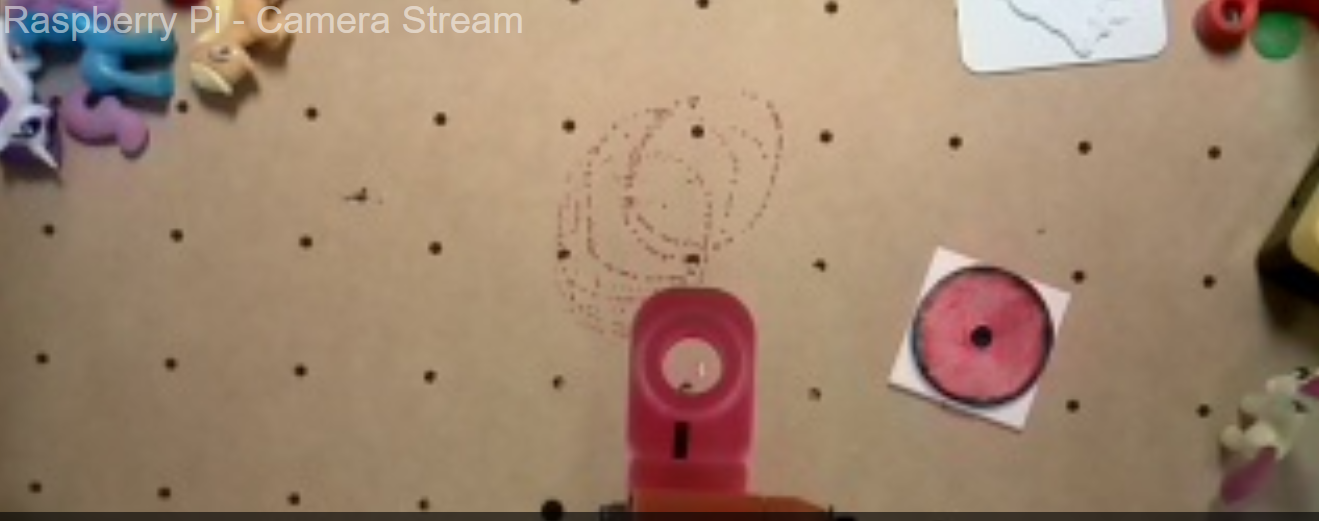
#> input picture circulo.png, 1319 x 521 px
$ python -i deteccion.py   (imports and definitions only)
#> lines starting #> are read from the running program, lines starting #| are printed output that depends on the picture; after the words box and inside, x2 and y2 are one past the last pixel; in counts of white or black regions, pixels touching at a corner belong together
#Aca hacer la deteccion de alguna imagen
import numpy as np
import cv2
import matplotlib as plt

class Detectar_figura():
    def __init__(self):
        pass


    def encontrar_centro(self, img):
        cx = 0
        cy = 0
        img_gray = cv2.cvtColor(img, cv2.COLOR_RGB2GRAY)
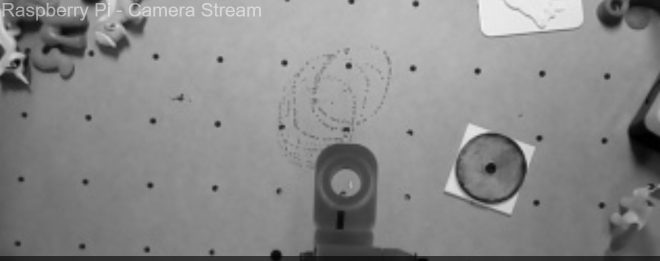
#> img_gray: shape (521, 1319) (shown at 1/2 size); min 0, max 244, mean 136.8

        # Filtrar con un Blur Gaussiano
        kernel = (11, 11)
        img_gaus = cv2.GaussianBlur(img_gray, kernel, 0)

        # Aplicar filtro Canny para detección de bordes
        img_canny = cv2.Canny(img_gaus, 10, 100)
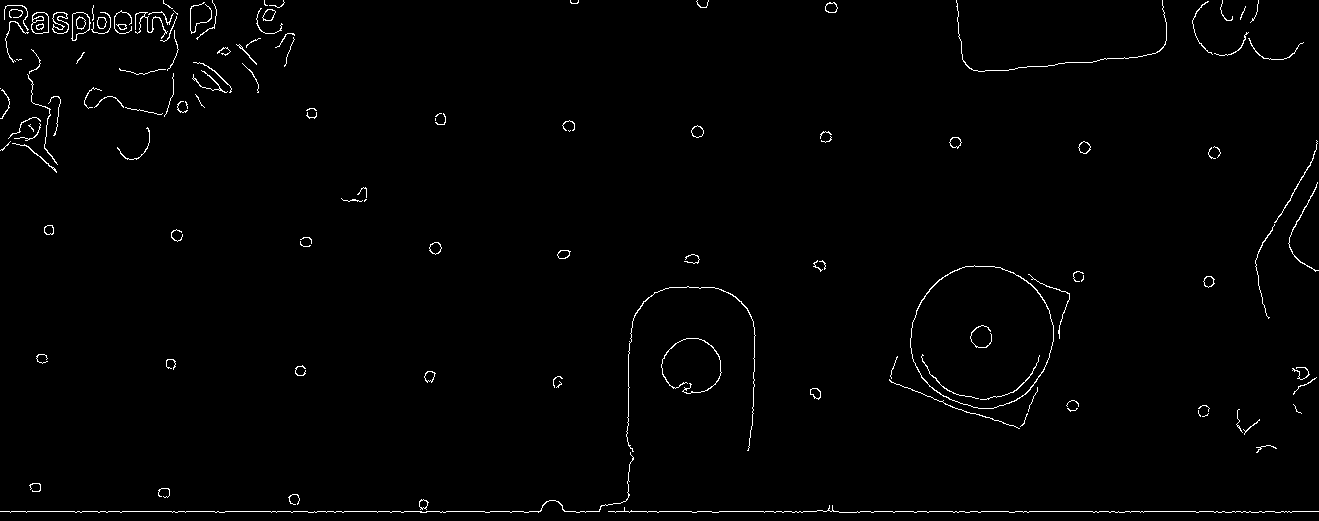
#> img_canny: shape (521, 1319); 1.2% white in thin lines or dots

        # Suavizar la imagen con erode y dilate
        img_filtered = cv2.dilate(img_canny, (2,2))
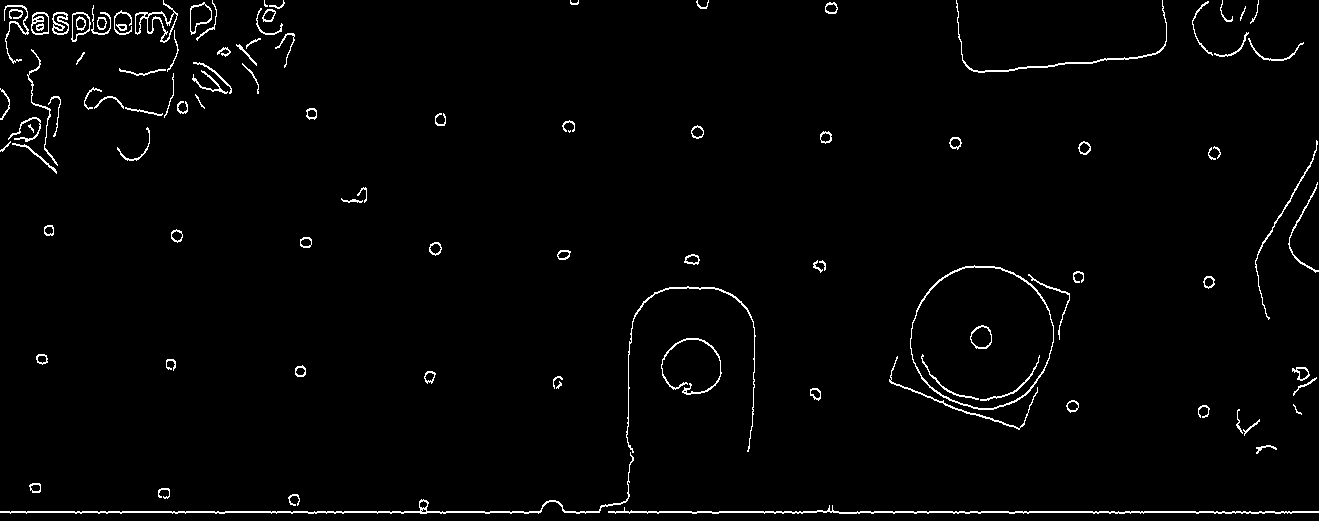
#> img_filtered: shape (521, 1319); 1.9% white in thin lines or dots
        img_filtered = cv2.erode(img_filtered, (2,2))
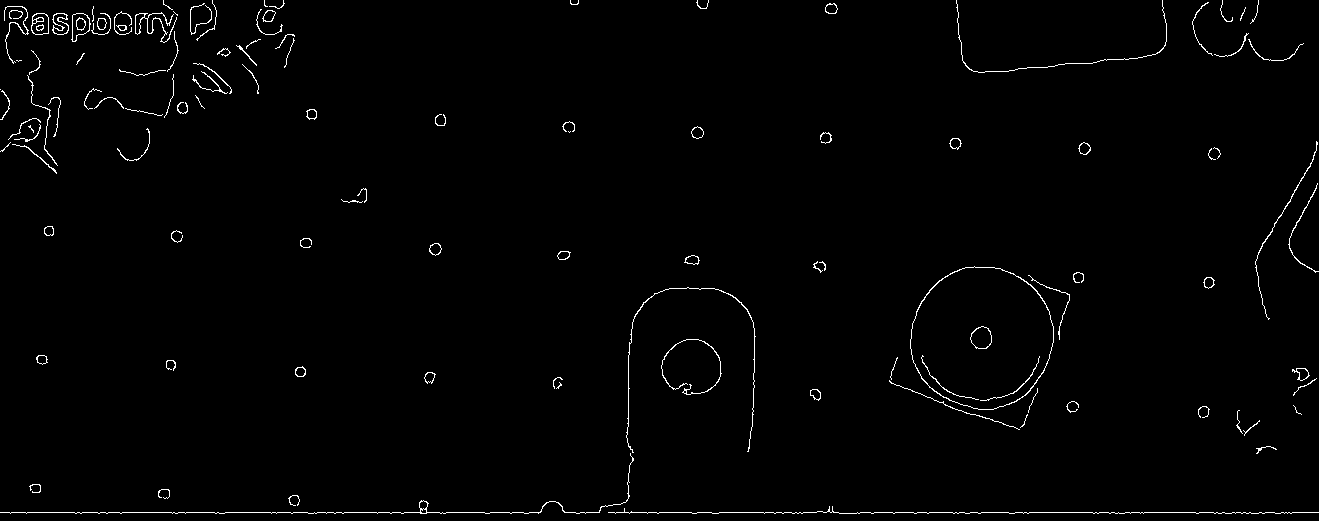
#> img_filtered: shape (521, 1319); 1.2% white in thin lines or dots

        #cv2.imshow("prueba", img_canny)

        # Encontrar contornos
        contours, hierarchy = cv2.findContours(img_filtered, cv2.RETR_EXTERNAL,cv2.CHAIN_APPROX_SIMPLE)
#> contours = 110 contours, 76 with area under 20; largest, box (x1, y1, x2, y2) and area: (910, 266, 1054, 410) 15886, (71, 13, 91, 42) 360, (31, 13, 49, 35) 322, (52, 13, 69, 35) 214, (135, 12, 177, 43) 148


        # Filtrar los contornos obtenidos para quedarse sólo con aquellos cuya área sea suficientemente grande (>1000px)
        contornos_buenos = []
        for c in contours:
            if cv2.contourArea(c) >= 1000:
                contornos_buenos.append(c)
#> this loop made 110 passes
#> c on pass 50: [[568, 131], [569, 132], [570, 131], [569, 132]]
#> after the loop, contornos_buenos = 1 contour; box (x1, y1, x2, y2) and area: (910, 266, 1054, 410) 15886

        contours = contornos_buenos
#> contours has the same summary as contornos_buenos

        cv2.drawContours(img, contours, -1, (0,0,255), 6)
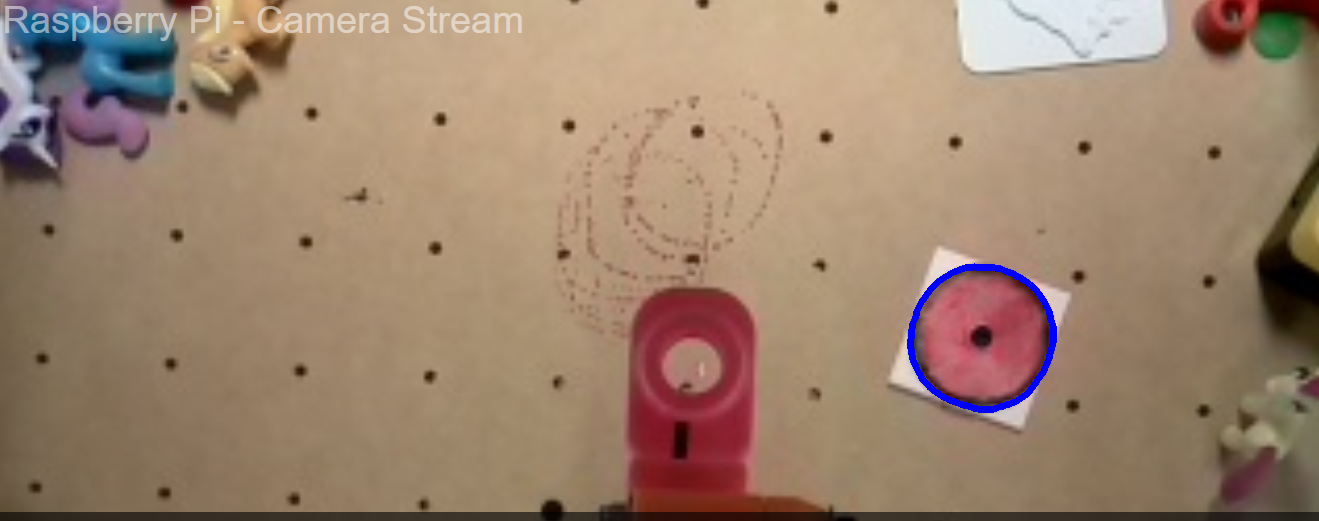
#> img: shape (521, 1319, 3); mean R, G, B 156.8, 131.1, 110.5
        for c in contours:
            #Sacamos el centro de la imagen
            M = cv2.moments(c)
            if M['m00'] != 0:
                #cx y cy es el centro y usamos esto pa mover al roboc?
                cx = int(M['m10'] / M['m00'])
                cy = int(M['m01'] / M['m00'])
                cv2.circle(img, (cx, cy),0,  (0,255,0), 5)
#> this loop made 1 pass
#> (cx, cy) on pass 1: (981, 337)
#> img: shape (521, 1319, 3); under 0.01% of pixels changed, all inside (x1, y1, x2, y2) = (978, 334, 985, 341)
        return cx, cy

>>> import cv2
>>> picture = cv2.cvtColor(cv2.imread('circulo.png'), cv2.COLOR_BGR2RGB)
>>> result = Detectar_figura().encontrar_centro(picture)
#> result = (981, 337)

$ run again, on cruz.png
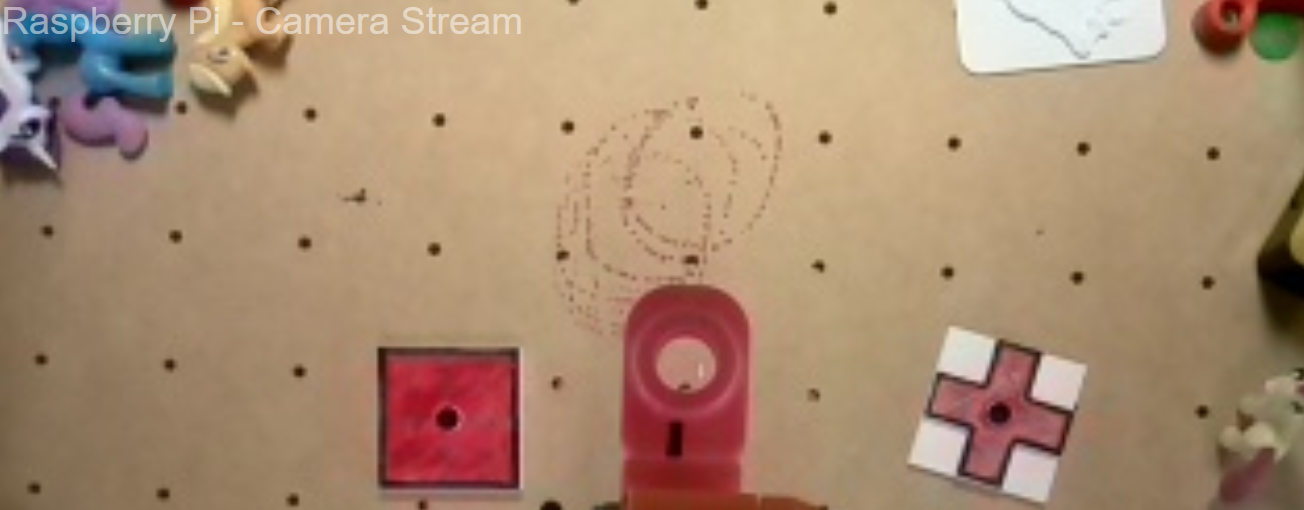
#> input picture cruz.png, 1304 x 510 px
#> in encontrar_centro, `img_canny = cv2.Canny(img_gaus, 10, 100)`:
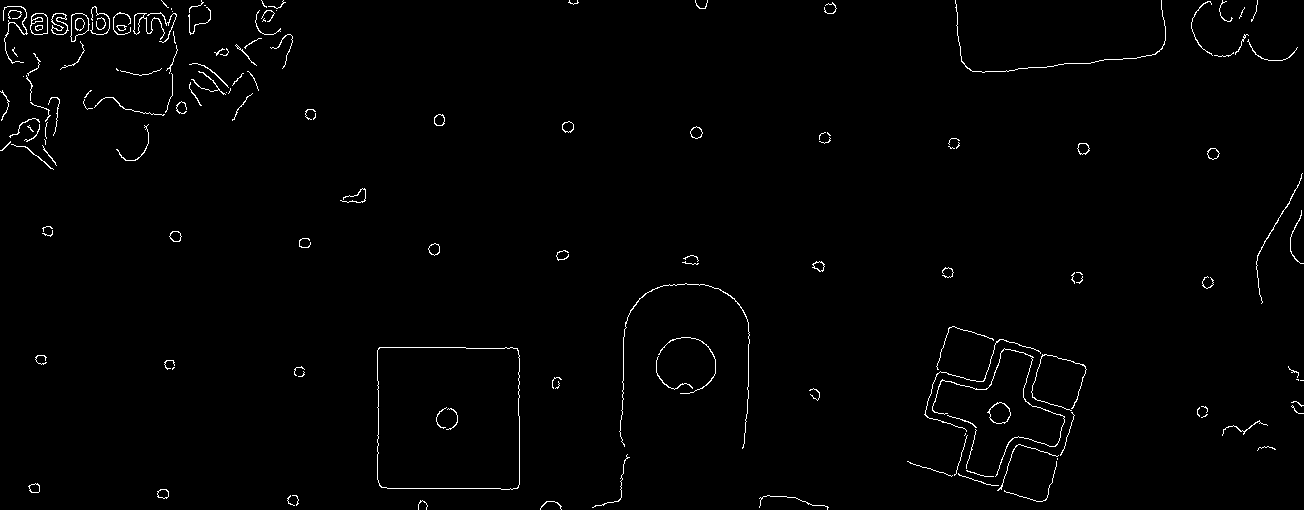
#> img_canny: shape (510, 1304); 1.2% white in thin lines or dots
#> in encontrar_centro, `contours, hierarchy = cv2.findContours(img_filtered, cv2.RETR_EXTERNAL..`: contours = 125 contours, 91 with area under 20; largest, box (x1, y1, x2, y2) and area: (377, 348, 520, 491) 19855, (1031, 355, 1087, 457) 2106, (90, 7, 110, 36) 366, (70, 14, 90, 43) 360, (987, 403, 1011, 425) 346
#> the loop in encontrar_centro, `for c in contours:` made 125 passes
#> c on passes 15, 24, 57: [[965, 434], [965, 435], [964, 436], [965, 435]], [[1300, 381], [1303, 381]], [[44, 140], [45, 141], [45, 145], [45, 141]]
#> after the loop in encontrar_centro, `for c in contours:`: contornos_buenos = 2 contours; box (x1, y1, x2, y2) and area: (377, 348, 520, 491) 19855, (1031, 355, 1087, 457) 2106
#> in encontrar_centro, `contours = contornos_buenos`: contours has the same summary as contornos_buenos
#> in encontrar_centro, `cv2.drawContours(img, contours, -1, (0,0,255), 6)`:
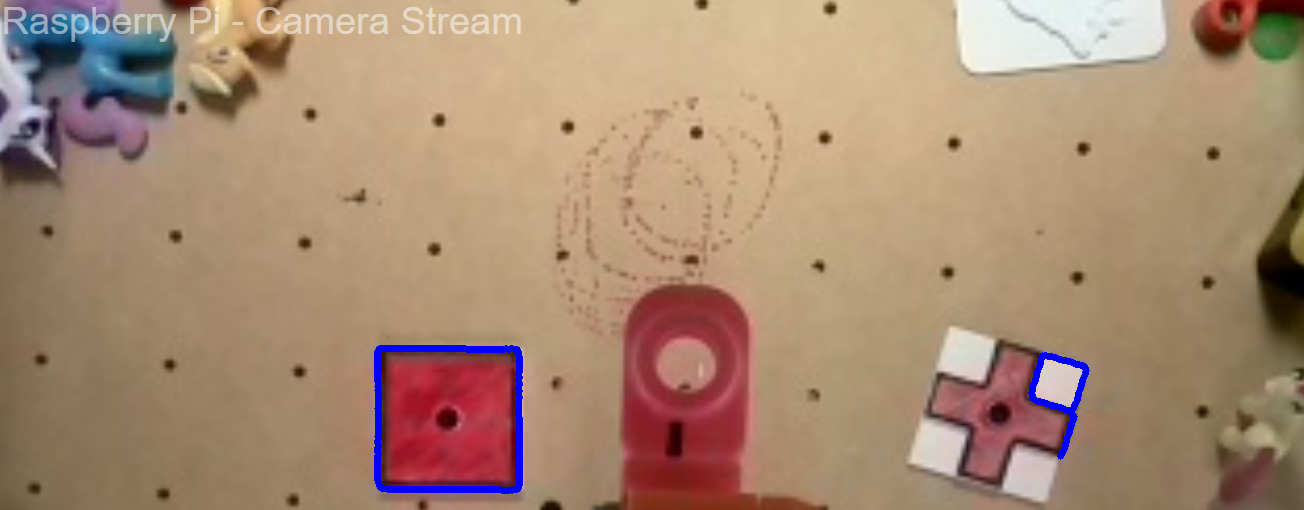
#> img: shape (510, 1304, 3); mean R, G, B 168, 138.7, 115.2
#> the loop in encontrar_centro, `for c in contours:` made 2 passes
#> (cx, cy) on passes 1 to 2: (1057, 382), (448, 418)
#> result = (448, 418)
